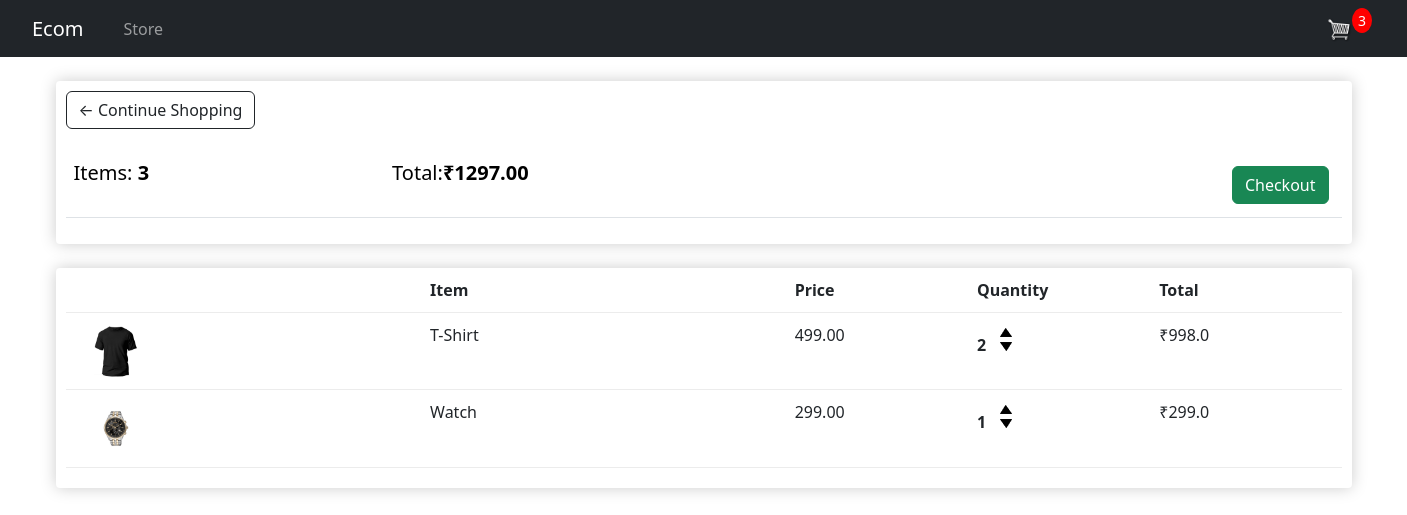
The app's page /cart/ (signed in), older data.
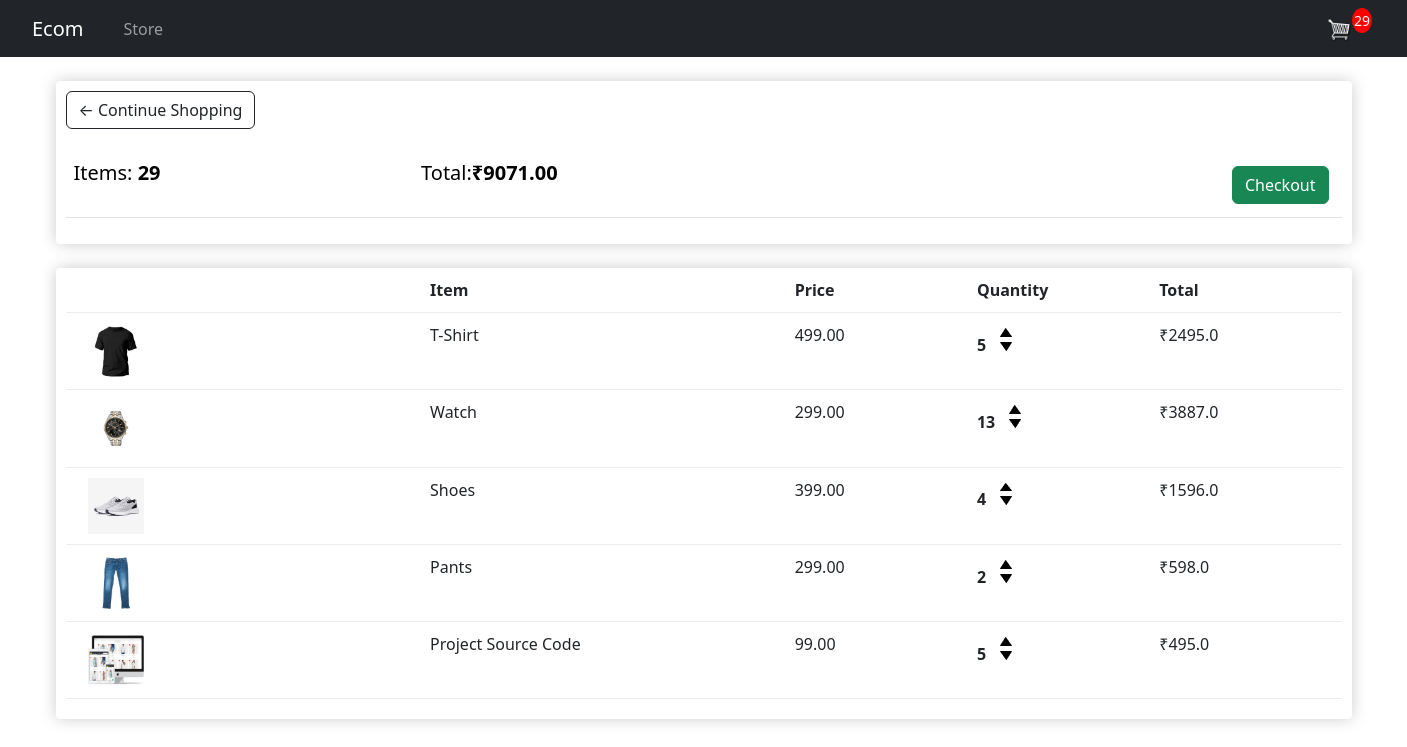
The same page, newer data.
### ecom_app/models.py (models this page shows, shortened)
class Order(models.Model):
    customer = models.ForeignKey(Customer, on_delete=models.SET_NULL, null=True, blank=True )
    date_ordered = models.DateTimeField(auto_now_add=True)
    complete = models.BooleanField(default=False, null=True, blank=False)
    transaction_id = models.CharField(max_length=200, null= True)
    @property
    def get_cart_total(self):
        orderItems = self.orderitem_set.all()
        total = sum([item.get_total for item in orderItems])
        return total
    @property
    def get_cart_items(self):
        orderItems = self.orderitem_set.all()
        total = sum([item.quantity for item in orderItems])
        return total

class OrderItem(models.Model):
    product = models.ForeignKey(Product, on_delete=models.SET_NULL, null=True, blank=True )
    order = models.ForeignKey(Order, on_delete=models.SET_NULL, null=True, blank=True )
    quantity = models.IntegerField(default=0, null=True, blank=True)
    date_added = models.DateTimeField(auto_now_add=True)
    @property
    def get_total(self):
        total = self.product.price*self.quantity
        return total

class Product(models.Model):
    name = models.CharField(max_length=200, null= True)
    price = models.FloatField()
    digital = models.BooleanField(default=False, null=True, blank=False)
    image = models.ImageField(null=True, blank=True)
    @property
    def imageURL(self):
        try:
            url = self.image.url
        except:
            url = ''
        return url

### ecom_app/views.py (the view)
# urls.py: path('cart/', views.cart, name="cart"),
def  cart(request):
    if request.user.is_authenticated:
        customer = request.user.customer
        order, created = Order.objects.get_or_create(customer=customer, complete=False)
        items = order.orderitem_set.all()
        cartItems = order.get_cart_items
    else:
        items=[]
        order = {'get_cart_total':0, 'get_cart_items':0, 'shipping': False} #for logged out user
        cartItems = order['get_cart_items']
    context = {'items':items, 'order': order, 'cartItems': cartItems}
    return render(request, 'store/cart.html', context)

### ecom_app/templates/store/cart.html
{% extends 'store/main.html' %}
{% load static %}
{% block content %}
<div class="row">
    <div class="col-lg-12">
        <div class="box-element">
            <a  class="btn btn-outline-dark" href="{% url 'store' %}">&#x2190; Continue Shopping</a>
            <br>
            <br>
            <table class="table">
                <tr>
                    <th><h5>Items: <strong>{{order.get_cart_items}}</strong></h5></th>
                    <th><h5>Total:<strong>₹{{order.get_cart_total|floatformat:2}}</strong></h5></th>
                    <th>
                        <a  style="float:right; margin:5px;" class="btn btn-success" href="{% url 'checkout' %}">Checkout</a>
                    </th>
                </tr>
            </table>
        </div>
        <br>
        <div class="box-element">
            <div class="cart-row">
                <div style="flex:2"></div>
                <div style="flex:2"><strong>Item</strong></div>
                <div style="flex:1"><strong>Price</strong></div>
                <div style="flex:1"><strong>Quantity</strong></div>
                <div style="flex:1"><strong>Total</strong></div>
            </div>
        {% for item in items %}
            <div class="cart-row">
                <div style="flex:2"><img class="row-image" src="{{item.product.imageURL}}"></div>
                <div style="flex:2"><p>{{item.product.name}}</p></div>
                <div style="flex:1"><p>{{item.product.price|floatformat:2}}</p></div>
                <div style="flex:1">
                    <p class="quantity">{{item.quantity}}</p>
                    <div class="quantity">
                        <img data-product={{item.product.id}} data-action="add" class="chg-quantity update-cart" src="{% static  'images/arrow-up.png' %}">
                        <img data-product={{item.product.id}} data-action="remove" class="chg-quantity update-cart" src="{% static  'images/arrow-down.png' %}">
                    </div>
                </div>
                <div style="flex:1"><p>₹{{item.get_total}}</p></div>
            </div>
        {% endfor %}
        </div>
    </div>
</div>
{% endblock content %}

### ecom_app/templates/store/main.html (shortened to what this page needs)
<!DOCTYPE html>
{% load static %}
<html>
<head>
    <link rel="stylesheet" type="text/css" href="{% static 'css/main.css' %}">
    <link href="https://cdn.jsdelivr.net/npm/bootstrap@5.3.3/dist/css/bootstrap.min.css" rel="stylesheet">
</head>
<body >
    <nav class="navbar navbar-expand-lg navbar-dark bg-dark text-dark">
        <a class="navbar-brand" id="ecom" href="{% url 'store' %}">Ecom</a>
        <div class="collapse navbar-collapse" id="navbarSupportedContent">
            <ul class="navbar-nav mr-auto">
                <li class="nav-item active">
                    <a class="nav-link" id="store" href="{% url 'store' %}">Store</a>
                </li>
            </ul>
            <div class="ml-auto">
                <a href="{% url 'cart' %}" class="mr-3">
                    <img id="cart-icon" src="{% static 'images/6+cart.png' %}">
                </a>
                <p id="cart-total">{{cartItems}}</p>
            </div>
        </div>
    </nav>
<div class="container">
    <br>
    {% block content %}
    {% endblock content %}
</div>
</body>
</html>

### ecom/static/css/main.css (style rules this page uses)
h1, h2, h3, h4, h5, h6 { color: hsl(0, 0%, 30%); }
.box-element { box-shadow: hsl(0, 0%, 80%) 0 0 16px; background-color: #fff; border-radius: 4px; padding: 10px; }
.bg-dark { background-color: #4f868c !important; }
#cart-icon { width: 25px; display: inline-block; margin-left: 15px; }
#cart-total { display: block; text-align: center; color: #fff; background-color: red; width: 20px; height: 25px; border-radius: 50%; font-size: 14px; }
.col-lg-4, .col-lg-6, .col-lg-8, .col-lg-12 { margin-top: 10px; }
.btn { border-radius: 0; }
.row-image { width: 100px; }
.cart-row { display: flex; align-items: flex-stretch; padding-bottom: 10px; margin-bottom: 10px; border-bottom: 1px solid #ececec; }
.quantity { display: inline-block; font-weight: 700; padding-right: 10px; }
.chg-quantity { width: 12px; cursor: pointer; display: block; margin-top: 5px; transition: .1s; }
.navbar-nav { margin-right: 0; }
.navbar-nav .nav-item { padding-right: 10px; }
#cart-icon { width: 25px; display: inline-block; }
#cart-total { display: inline-block; text-align: center; color: #fff; background-color: red; width: 20px; height: 25px; border-radius: 50%; font-size: 14px; line-height: 25px; margin-left: 5px; }
@media (min-width: 992px) { .navbar-nav { margin-left: auto; } }
@media (min-width: 992px) { .navbar-nav .nav-link { margin-right: 76rem; } }
@media (min-width: 992px) { .navbar-nav .nav-item:last-child { margin-right: 0; } }
.navbar-brand { margin-left: 2rem; }
.ml-auto { display: flex; align-items: center; }
.navbar-nav { display: flex; align-items: center; }
.navbar-nav .nav-item:last-child { margin-left: auto; }
.navbar-brand { margin-right: 1rem; }
.navbar-nav { margin-left: 1rem; }
.btn { margin-right: 85px; }
#cart-icon { margin-left: -70px; }
#cart-total { margin-left: -45px; }
.container { padding-left: 15px; padding-right: 15px; }

Row changes from the older to the newer data that the page shows:
changed through a linked row, Order: get_cart_items "3" → "29"; get_cart_total "1297.00" → "9071.00"
changed OrderItem "T-Shirt": quantity "2" → "5"; get_total "998.0" → "2495.0"
changed OrderItem "Watch": quantity "1" → "13"; get_total "299.0" → "3887.0"
added OrderItem: product.imageURL (picture), product.name "Shoes", product.price "399.00", quantity "4", get_total "1596.0"
added OrderItem: product.imageURL (picture), product.name "Pants", product.price "299.00", quantity "2", get_total "598.0"
added OrderItem: product.imageURL (picture), product.name "Project Source Code", product.price "99.00", quantity "5", get_total "495.0"
Text that changed along with them:
{{ cartItems }}: "3" → "29"
